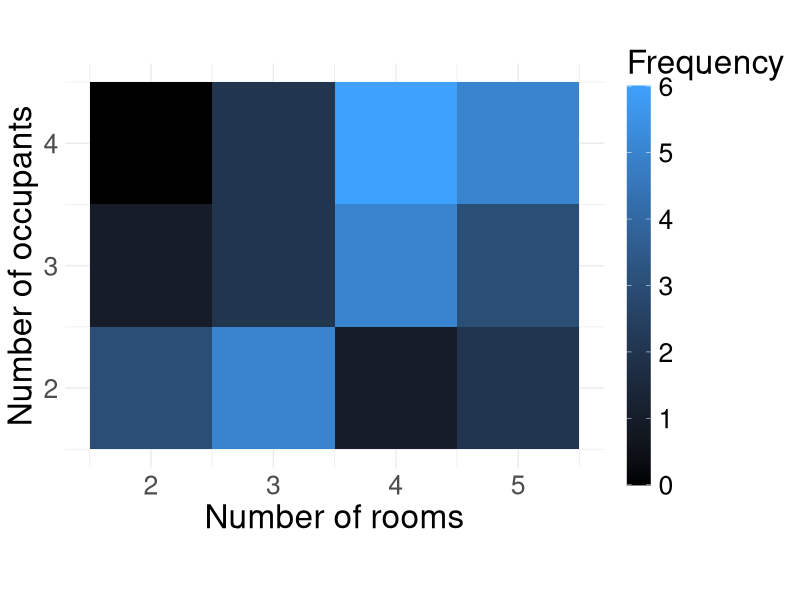
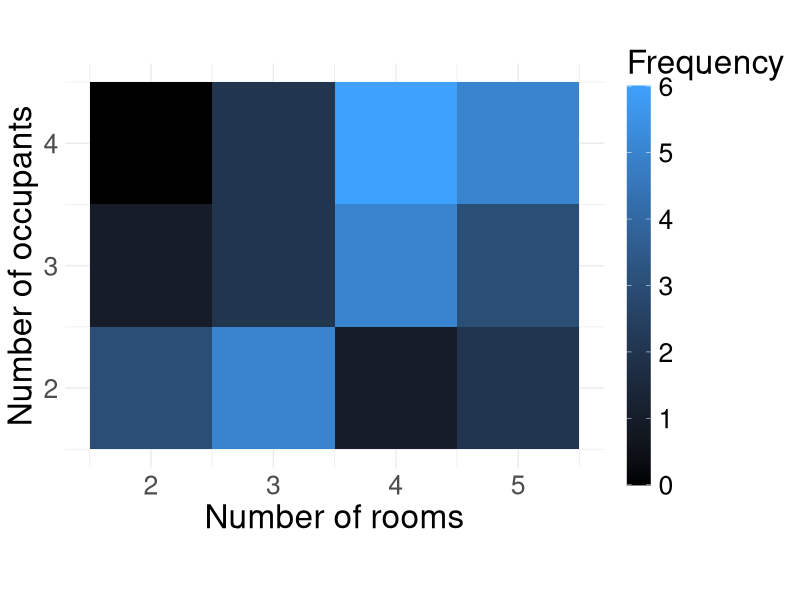

Write R code to recreate these figures, in order.
library(ggplot2)
library(svglite)

d <- read.csv("rooms_occupants_result.csv", header = FALSE)
d <- d[, c(1, 2, 3)]
colnames(d) <- c("Rooms", "Occupants", "Frequency")

svglite("colormap.svg")
ggplot(data = d, mapping = aes(x = Rooms, y = Occupants, fill = Frequency)) +
geom_tile() +
coord_fixed() +
scale_fill_gradient(low = "black", high = "#3ea1fe") +
guides(fill = guide_colourbar(barheight = 20)) +
labs(x = "Number of rooms", y = "Number of occupants") +
theme_minimal() +
theme(text = element_text(size = 24))
ggsave("colormap.svg", units = "cm")
